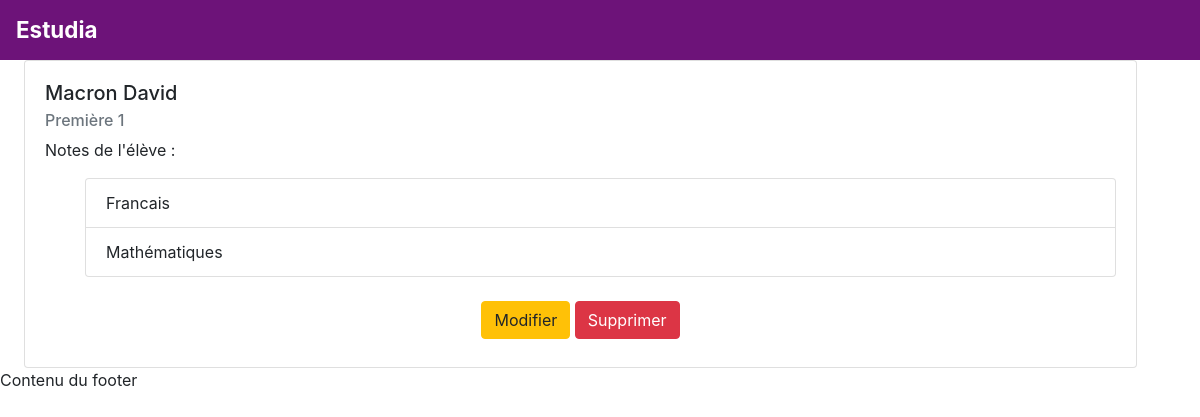
The app's page /pages/infoUtilisateur.php?id=16 with its own data.
### tables this page shows
CREATE TABLE IF NOT EXISTS `eleve` (
  `nom` varchar(100) NOT NULL,
  `prenom` varchar(100) NOT NULL,
  `idUtilisateur` int(11) NOT NULL,
  `IDfiliere` int(11) DEFAULT NULL,
  `idEtude` int(11) DEFAULT NULL
);

CREATE TABLE IF NOT EXISTS `etudes` (
  `idEtude` int(11) NOT NULL AUTO_INCREMENT,
  `classe` int(11) NOT NULL,
  `nom` varchar(100) NOT NULL,
  PRIMARY KEY (`idEtude`)
);

CREATE TABLE IF NOT EXISTS `matieres` (
  `idMatiere` int(11) NOT NULL AUTO_INCREMENT,
  `matiere` varchar(100) NOT NULL,
  PRIMARY KEY (`idMatiere`)
);

### modeles/modeles.php (called while the page is built, shortened)
<?php
function getBdd()
{
    return new PDO('mysql:host=localhost;dbname=estudia;charset=UTF8', 'root', '',  array(PDO::ATTR_ERRMODE => PDO::ERRMODE_EXCEPTION));
}
?>

### pages/infoUtilisateur.php (the view, shortened to what this page needs)
<?php
require_once "entete.php";
if(!empty($_GET["id"]))
{
    $requete = getBdd() -> prepare("SELECT eleve.nom AS nom, etudes.nom AS titre, etudes.classe, prenom, idUtilisateur FROM eleve LEFT JOIN etudes USING(idEtude) WHERE idUtilisateur = ?");
    $requete -> execute([$_GET["id"]]);
    $eleve = $requete -> fetch(PDO::FETCH_ASSOC);
    $requete = getBdd() -> prepare("SELECT matiere FROM matieres");
    $requete -> execute();
    $matieres = $requete -> fetchAll(PDO::FETCH_ASSOC);
    ?>
    <div class="row">
        <div class="col md-4">
            <div class="card">
                <div class="card-body">
                    <h5 class="card-title"><?=$eleve["nom"]. " ".$eleve["prenom"];?></h5>
                    <h6 class="card-subtitle mb-2 text-muted">
                        <?=$eleve["titre"]." ".$eleve["classe"];?>
                    </h6>
                    <p>
                        Notes de l'élève :
                        <ul>
                        <?php
                        foreach($matieres as $matiere)
                        {
                            ?>
                            <ul class="list-group-item">
                                <?=$matiere["matiere"];?>
                            </ul>
                            <?php
                        }
                            ?>
                        </ul>
                    </p>
                    <div class="text-center">
                        <button onclick="afficherModif()" class="btn btn-warning my-2">Modifier</button>
                        <a href="supprimerProduit.php?id=<?=$_GET["id"]?>" class="btn btn-danger my-2">Supprimer</a>
                    </div>
                </div>
            </div>
        </div>
    </div>
    <?php
}
    ?>
<?php
require_once "footer.php";

### records on screen
eleve: nom "Macron", prenom "David", idEtude.nom "Première", idEtude.classe "1"
matieres: matiere "Francais"
matieres: matiere "Mathématiques"
